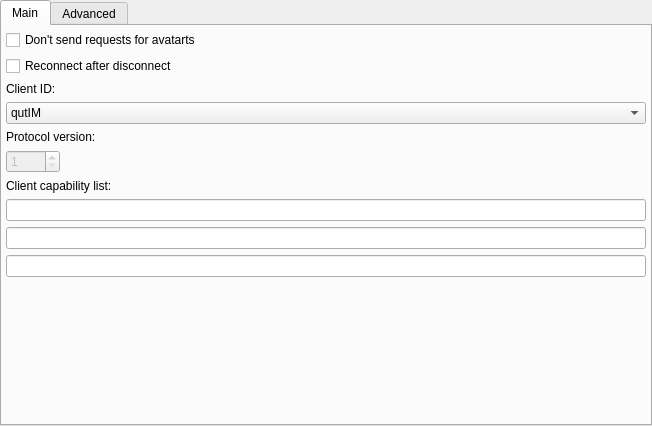
<?xml version="1.0" encoding="UTF-8"?>
<ui version="4.0">
 <class>icqSettingsClass</class>
 <widget class="QWidget" name="icqSettingsClass">
  <property name="geometry">
   <rect>
    <x>0</x>
    <y>0</y>
    <width>652</width>
    <height>426</height>
   </rect>
  </property>
  <property name="windowTitle">
   <string>icqSettings</string>
  </property>
  <layout class="QGridLayout" name="gridLayout">
   <property name="margin">
    <number>0</number>
   </property>
   <item row="0" column="0">
    <widget class="QTabWidget" name="tabWidget">
     <property name="currentIndex">
      <number>0</number>
     </property>
     <widget class="QWidget" name="tab">
      <attribute name="icon">
       <iconset>
        <normaloff>:/icons/crystal_project/settings.png</normaloff>:/icons/crystal_project/settings.png</iconset>
      </attribute>
      <attribute name="title">
       <string>Main</string>
      </attribute>
      <layout class="QGridLayout" name="gridLayout_2">
       <property name="margin">
        <number>4</number>
       </property>
       <item row="0" column="0" colspan="2">
        <widget class="QCheckBox" name="avatarBox">
         <property name="text">
          <string>Don't send requests for avatarts</string>
         </property>
        </widget>
       </item>
       <item row="1" column="0" colspan="2">
        <widget class="QCheckBox" name="reconnectBox">
         <property name="text">
          <string>Reconnect after disconnect</string>
         </property>
        </widget>
       </item>
       <item row="2" column="0">
        <widget class="QLabel" name="clientLabel">
         <property name="text">
          <string>Client ID:</string>
         </property>
        </widget>
       </item>
       <item row="3" column="0" colspan="2">
        <widget class="QComboBox" name="clientComboBox">
         <item>
          <property name="text">
           <string>qutIM</string>
          </property>
         </item>
         <item>
          <property name="text">
           <string>ICQ 6</string>
          </property>
         </item>
         <item>
          <property name="text">
           <string>ICQ 5.1</string>
          </property>
         </item>
         <item>
          <property name="text">
           <string>ICQ 5</string>
          </property>
         </item>
         <item>
          <property name="text">
           <string>ICQ Lite 4</string>
          </property>
         </item>
         <item>
          <property name="text">
           <string>ICQ 2003b Pro</string>
          </property>
         </item>
         <item>
          <property name="text">
           <string>ICQ 2002/2003a</string>
          </property>
         </item>
         <item>
          <property name="text">
           <string>Mac ICQ</string>
          </property>
         </item>
         <item>
          <property name="text">
           <string>QIP 2005</string>
          </property>
         </item>
         <item>
          <property name="text">
           <string>QIP Infium</string>
          </property>
         </item>
         <item>
          <property name="text">
           <string>-</string>
          </property>
         </item>
        </widget>
       </item>
       <item row="4" column="0" colspan="2">
        <widget class="QLabel" name="protoLabel">
         <property name="text">
          <string>Protocol version:</string>
         </property>
        </widget>
       </item>
       <item row="5" column="0">
        <widget class="QSpinBox" name="protocolNumBox">
         <property name="enabled">
          <bool>false</bool>
         </property>
         <property name="minimum">
          <number>1</number>
         </property>
         <property name="maximum">
          <number>1000</number>
         </property>
        </widget>
       </item>
       <item row="5" column="1">
        <spacer name="horizontalSpacer">
         <property name="orientation">
          <enum>Qt::Horizontal</enum>
         </property>
         <property name="sizeHint" stdset="0">
          <size>
           <width>558</width>
           <height>20</height>
          </size>
         </property>
        </spacer>
       </item>
       <item row="6" column="0" colspan="2">
        <widget class="QLabel" name="capabLabel">
         <property name="frameShape">
          <enum>QFrame::NoFrame</enum>
         </property>
         <property name="text">
          <string>Client capability list:</string>
         </property>
        </widget>
       </item>
       <item row="7" column="0" colspan="2">
        <widget class="QLineEdit" name="capEdit1">
         <property name="maxLength">
          <number>32</number>
         </property>
        </widget>
       </item>
       <item row="8" column="0" colspan="2">
        <widget class="QLineEdit" name="capEdit2">
         <property name="maxLength">
          <number>32</number>
         </property>
        </widget>
       </item>
       <item row="9" column="0" colspan="2">
        <widget class="QLineEdit" name="capEdit3">
         <property name="maxLength">
          <number>32</number>
         </property>
        </widget>
       </item>
       <item row="10" column="0" colspan="2">
        <spacer name="spacer_3">
         <property name="orientation">
          <enum>Qt::Vertical</enum>
         </property>
         <property name="sizeHint" stdset="0">
          <size>
           <width>620</width>
           <height>356</height>
          </size>
         </property>
        </spacer>
       </item>
      </layout>
     </widget>
     <widget class="QWidget" name="tab_2">
      <attribute name="icon">
       <iconset>
        <normaloff>:/icons/crystal_project/advanced.png</normaloff>:/icons/crystal_project/advanced.png</iconset>
      </attribute>
      <attribute name="title">
       <string>Advanced</string>
      </attribute>
      <layout class="QGridLayout" name="gridLayout_3">
       <property name="margin">
        <number>4</number>
       </property>
       <item row="0" column="0">
        <widget class="QGroupBox" name="groupBox">
         <property name="title">
          <string>Account button and tray icon</string>
         </property>
         <layout class="QGridLayout" name="gridLayout_4">
          <property name="margin">
           <number>4</number>
          </property>
          <item row="0" column="0">
           <widget class="QRadioButton" name="mainIconRadio">
            <property name="text">
             <string>Show main status icon</string>
            </property>
           </widget>
          </item>
          <item row="1" column="0">
           <widget class="QRadioButton" name="xIconRadio">
            <property name="text">
             <string>Show custom status icon</string>
            </property>
           </widget>
          </item>
          <item row="2" column="0">
           <widget class="QRadioButton" name="lastIconRadio">
            <property name="text">
             <string>Show last choosen</string>
            </property>
           </widget>
          </item>
         </layout>
        </widget>
       </item>
       <item row="1" column="0">
        <widget class="QLabel" name="label">
         <property name="text">
          <string>Codepage: (note that online messages use utf-8 in most cases)</string>
         </property>
        </widget>
       </item>
       <item row="2" column="0">
        <widget class="QComboBox" name="codepageBox">
         <property name="currentIndex">
          <number>47</number>
         </property>
         <item>
          <property name="text">
           <string>Apple Roman</string>
          </property>
         </item>
         <item>
          <property name="text">
           <string>Big5</string>
          </property>
         </item>
         <item>
          <property name="text">
           <string>Big5-HKSCS</string>
          </property>
         </item>
         <item>
          <property name="text">
           <string>EUC-JP</string>
          </property>
         </item>
         <item>
          <property name="text">
           <string>EUC-KR</string>
          </property>
         </item>
         <item>
          <property name="text">
           <string>GB18030-0</string>
          </property>
         </item>
         <item>
          <property name="text">
           <string>IBM 850</string>
          </property>
         </item>
         <item>
          <property name="text">
           <string>IBM 866</string>
          </property>
         </item>
         <item>
          <property name="text">
           <string>IBM 874</string>
          </property>
         </item>
         <item>
          <property name="text">
           <string>ISO 2022-JP</string>
          </property>
         </item>
         <item>
          <property name="text">
           <string>ISO 8859-1</string>
          </property>
         </item>
         <item>
          <property name="text">
           <string>ISO 8859-2</string>
          </property>
         </item>
         <item>
          <property name="text">
           <string>ISO 8859-3</string>
          </property>
         </item>
         <item>
          <property name="text">
           <string>ISO 8859-4</string>
          </property>
         </item>
         <item>
          <property name="text">
           <string>ISO 8859-5</string>
          </property>
         </item>
         <item>
          <property name="text">
           <string>ISO 8859-6</string>
          </property>
         </item>
         <item>
          <property name="text">
           <string>ISO 8859-7</string>
          </property>
         </item>
         <item>
          <property name="text">
           <string>ISO 8859-8</string>
          </property>
         </item>
         <item>
          <property name="text">
           <string>ISO 8859-9</string>
          </property>
         </item>
         <item>
          <property name="text">
           <string>ISO 8859-10</string>
          </property>
         </item>
         <item>
          <property name="text">
           <string>ISO 8859-13</string>
          </property>
         </item>
         <item>
          <property name="text">
           <string>ISO 8859-14</string>
          </property>
         </item>
         <item>
          <property name="text">
           <string>ISO 8859-15</string>
          </property>
         </item>
         <item>
          <property name="text">
           <string>ISO 8859-16</string>
          </property>
         </item>
         <item>
          <property name="text">
           <string>Iscii-Bng</string>
          </property>
         </item>
         <item>
          <property name="text">
           <string>Iscii-Dev</string>
          </property>
         </item>
         <item>
          <property name="text">
           <string>Iscii-Gjr</string>
          </property>
         </item>
         <item>
          <property name="text">
           <string>Iscii-Knd</string>
          </property>
         </item>
         <item>
          <property name="text">
           <string>Iscii-Mlm</string>
          </property>
         </item>
         <item>
          <property name="text">
           <string>Iscii-Ori</string>
          </property>
         </item>
         <item>
          <property name="text">
           <string>Iscii-Pnj</string>
          </property>
         </item>
         <item>
          <property name="text">
           <string>Iscii-Tlg</string>
          </property>
         </item>
         <item>
          <property name="text">
           <string>Iscii-Tml</string>
          </property>
         </item>
         <item>
          <property name="text">
           <string>JIS X 0201</string>
          </property>
         </item>
         <item>
          <property name="text">
           <string>JIS X 0208</string>
          </property>
         </item>
         <item>
          <property name="text">
           <string>KOI8-R</string>
          </property>
         </item>
         <item>
          <property name="text">
           <string>KOI8-U</string>
          </property>
         </item>
         <item>
          <property name="text">
           <string>MuleLao-1</string>
          </property>
         </item>
         <item>
          <property name="text">
           <string>ROMAN8</string>
          </property>
         </item>
         <item>
          <property name="text">
           <string>Shift-JIS</string>
          </property>
         </item>
         <item>
          <property name="text">
           <string>TIS-620</string>
          </property>
         </item>
         <item>
          <property name="text">
           <string>TSCII</string>
          </property>
         </item>
         <item>
          <property name="text">
           <string>UTF-8</string>
          </property>
         </item>
         <item>
          <property name="text">
           <string>UTF-16</string>
          </property>
         </item>
         <item>
          <property name="text">
           <string>UTF-16BE</string>
          </property>
         </item>
         <item>
          <property name="text">
           <string>UTF-16LE</string>
          </property>
         </item>
         <item>
          <property name="text">
           <string>Windows-1250</string>
          </property>
         </item>
         <item>
          <property name="text">
           <string>Windows-1251</string>
          </property>
         </item>
         <item>
          <property name="text">
           <string>Windows-1252</string>
          </property>
         </item>
         <item>
          <property name="text">
           <string>Windows-1253</string>
          </property>
         </item>
         <item>
          <property name="text">
           <string>Windows-1254</string>
          </property>
         </item>
         <item>
          <property name="text">
           <string>Windows-1255</string>
          </property>
         </item>
         <item>
          <property name="text">
           <string>Windows-1256</string>
          </property>
         </item>
         <item>
          <property name="text">
           <string>Windows-1257</string>
          </property>
         </item>
         <item>
          <property name="text">
           <string>Windows-1258</string>
          </property>
         </item>
         <item>
          <property name="text">
           <string>WINSAMI2</string>
          </property>
         </item>
        </widget>
       </item>
       <item row="3" column="0">
        <spacer name="verticalSpacer">
         <property name="orientation">
          <enum>Qt::Vertical</enum>
         </property>
         <property name="sizeHint" stdset="0">
          <size>
           <width>20</width>
           <height>155</height>
          </size>
         </property>
        </spacer>
       </item>
      </layout>
     </widget>
    </widget>
   </item>
  </layout>
 </widget>
 <layoutdefault spacing="6" margin="11"/>
 <resources/>
 <connections/>
</ui>
